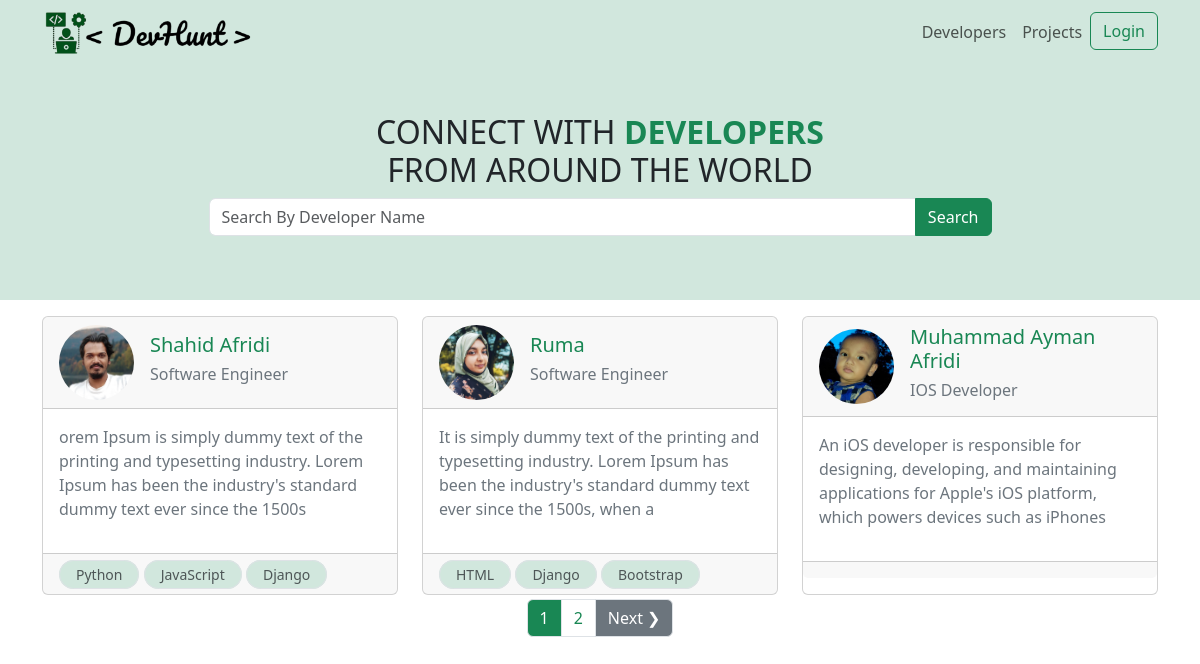
The app's page /, older data.
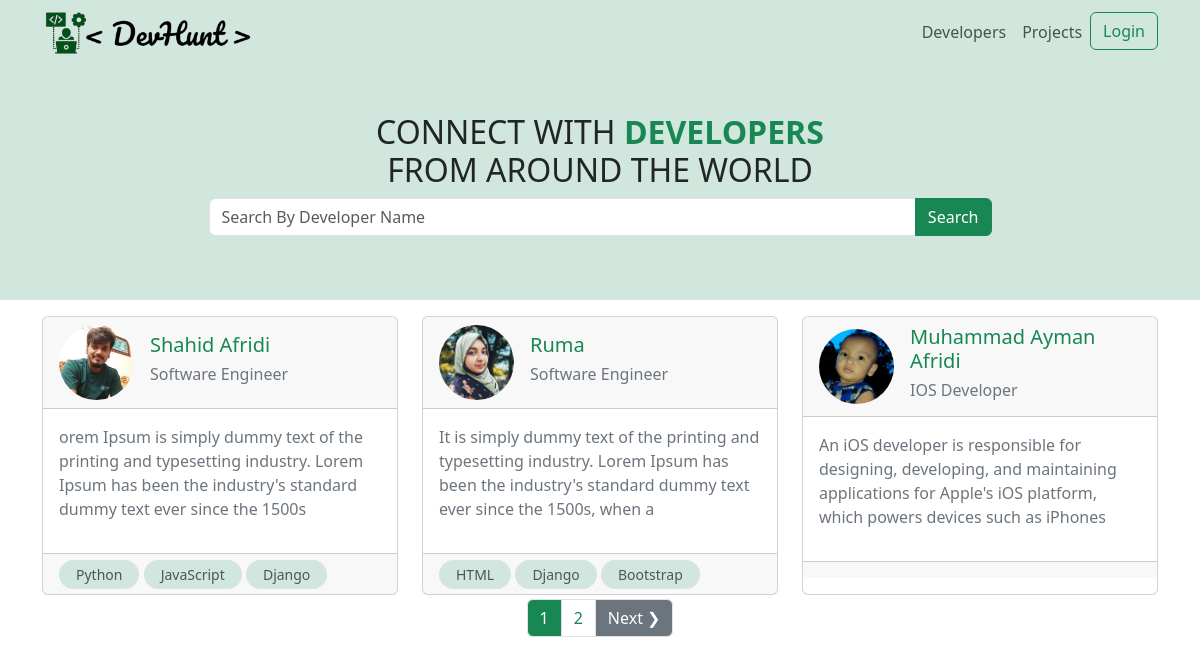
The same page, newer data.
### users/models.py (models this page shows, shortened)
class Profile(models.Model):
    user = models.OneToOneField(
        User, on_delete=models.CASCADE, blank=True, null=True)
    name = models.CharField(max_length=255, blank=True, null=True)
    email = models.EmailField(max_length=500, blank=True, null=True)
    username = models.CharField(max_length=255, blank=True, null=True)
    short_intro = models.CharField(max_length=200, blank=True, null=True)
    location = models.CharField(max_length=200, blank=True, null=True)
    bio = models.TextField(blank=True, null=True)
    profile_image = models.ImageField(
        blank=True, null=True, upload_to='profiles/', default='profiles/user-default.png')
    social_github = models.CharField(max_length=200, blank=True, null=True)
    social_twitter = models.CharField(max_length=200, blank=True, null=True)
    social_linkedin = models.CharField(max_length=200, blank=True, null=True)
    social_youtube = models.CharField(max_length=200, blank=True, null=True)
    social_website = models.CharField(max_length=200, blank=True, null=True)
    created_at = models.DateTimeField(auto_now_add=True)
    id = models.UUIDField(default=uuid.uuid4, unique=True,
                          primary_key=True, editable=False)
    class Meta:
        ordering = ['created_at']
    @property
    def imageURL(self):
        try:
            url = self.profile_image.url
        except:
            url = ''
        return url

class Skill(models.Model):
    owner = models.ForeignKey(
        Profile, on_delete=models.CASCADE, null=True, blank=True)
    name = models.CharField(max_length=200, blank=True, null=True)
    description = models.TextField(null=True, blank=True)
    created_at = models.DateTimeField(auto_now_add=True)
    id = models.UUIDField(default=uuid.uuid4, unique=True,
                          primary_key=True, editable=False)

### users/views.py (the view)
# urls.py: path('', views.profiles, name='profiles'),
def profiles(request):
    profiles, search_query = searchProfiles(request)
    profiles, custom_range, paginator = paginateProfiles(request, profiles, 3)
    context = {
        'profiles': profiles,
        'search_query': search_query,
        'custom_range': custom_range,
        'paginator': paginator
    }
    return render(request, 'users/profiles.html', context)

### users/utils.py (called while the page is built)
def searchProfiles(request):
    search_query = ''
    if request.GET.get('search_query'):
        search_query = request.GET.get('search_query')
    skills = Skill.objects.filter(name__icontains=search_query)
    profiles = Profile.objects.distinct().filter(
        Q(name__icontains=search_query) |
        Q(short_intro__icontains=search_query) |
        Q(skill__in=skills)
    )
    return profiles, search_query

def paginateProfiles(request, profiles, results):
    page = request.GET.get('page')
    paginator = Paginator(profiles, results)
    try:
        profiles = paginator.page(page)
    except PageNotAnInteger:
        page = 1
        profiles = paginator.page(page)
    except EmptyPage:
        page = paginator.num_pages
        profiles = paginator.page(page)
    leftIndex = (int(page)-4)
    if leftIndex < 1:
        leftIndex = 1
    rightIndex = (int(page)+5)
    if rightIndex > paginator.num_pages:
        rightIndex = paginator.num_pages + 1
    custom_range = range(leftIndex, rightIndex)
    return profiles, custom_range, paginator

### users/templates/users/profiles.html (shortened to what this page needs)
{% extends 'main.html' %}
{% block content %}
<div class=" bg-success-subtle">
    <div class='container text-center p-5'>
        <h2>CONNECT WITH <span class='text-success' style="font-weight: 800;">DEVELOPERS</span> <br> FROM AROUND THE WORLD</h2>
        <form id="searchForm" action="{% url 'profiles' %}" method="get">
            <div class="input-group mb-3 m-auto w-75">
                <input type="text" class="form-control" placeholder="Search By Developer Name" name="search_query" aria-label="Recipient's username" aria-describedby="button-addon2" value={{search_query}} >
                <input class="btn  btn-success" type="submit" value="Search" id="button-addon2">
            </div>
        </form>
    </div>
</div>
<div class="container mt-3">
    <div class="row row-cols-1 row-cols-md-3 g-4">
        {% for profile in profiles %}
        <div class="col ">
            <a class="text-decoration-none " href="{% url 'profile' profile.id %}" >
          <div class="card h-100 ">
            <div class='card-header'>
                <div class='d-flex align-items-center'>
                    <div>
                        <img src="{{ profile.imageURL}}" class="rounded-circle" style="width: 75px;" alt="Avatar" />
                    </div>
                    <div class='ps-3'>
                        <h5 class="text-success card-title ">{{profile.name}}</h5>
                        <h6 class='text-secondary'>{{ profile.short_intro }}</h6>
                    </div>
                </div>
            </div>
            <div class="card-body">
              <p class="text-secondary">
                {{ profile.bio|slice:"150" }}
              </p>
            </div>
            </a>
            <div class="card-footer">
                {% for skill in profile.skill_set.all|slice:"3" %}
                <small class="border border-1 py-1 px-3  bg-success-subtle text-body-secondary rounded-pill">{{skill.name}}</small>
                {% endfor %}
            </div>
          </div>
        </div>
        {% endfor %}
   {% include 'pagination.html' with queryset=profiles custom_range=custom_range %}
{% endblock content %}

### templates/main.html (shortened to what this page needs)
<!doctype html>
{% load static %}
<html lang="en">
  <head>
    <link href="https://cdn.jsdelivr.net/npm/bootstrap@5.3.0-alpha3/dist/css/bootstrap.min.css" rel="stylesheet">
    <link rel="stylesheet" href="https://cdnjs.cloudflare.com/ajax/libs/font-awesome/4.7.0/css/font-awesome.min.css">
    <link rel="stylesheet" href="{% static 'styles/main.css' %}">
  </head>
  <body>
    {% include 'navbar.html' %}
    <div class="">
        {% block content %}
        {% endblock content %}
  </body>
</html>

### templates/navbar.html (shortened to what this page needs)
{% load static %}
<nav class="navbar navbar-expand-lg bg-success-subtle">
  <div class="container">
    <a class="navbar-brand w-25 p-0 m-0" href="{% url 'profiles' %}">
      <img class="w-75" src="{% static 'images/logo.png' %}" alt="devHuntLogo">
    </a>
    <div class="collapse navbar-collapse" id="navbarTogglerDemo03">
      <ul class="navbar-nav ms-auto mb-2 mb-lg-0">
        <li class="nav-item ">
          <a class="nav-link" href="{% url 'profiles' %}">Developers</a>
        </li>
        <li class="nav-item">
          <a class="nav-link" href="{% url 'projects' %}">Projects</a>
        </li>
        <li class="nav-item">
          {% if request.user.is_authenticated %}
          <a class=" btn btn-outline-danger" href="{% url 'logout' %}">Logout</a>
          {% else %}
          <a class=" btn btn-outline-success " href="{% url 'login' %}">Login</a>
          {% endif %}
        </li>
      </ul>
    </div>
  </div>
</nav>

### templates/pagination.html (shortened to what this page needs)
{% if queryset.has_other_pages %}
<nav aria-label="...">
  <ul class="pagination justify-content-center mt-1">
    {% for page in custom_range %}
      {% if page == queryset.number %}
        <li class="page-item">
          <a class="page-link bg-success text-white disabled" href="?page={{page}}" data-page='{{page}}'>{{page}}</a>
        </li>
      {% else %}
        <li class="page-item">
          <a class="page-link text-success" href="?page={{page}}" data-page='{{page}}'>{{page}}</a>
        </li>
      {% endif %}
    {% endfor %}
    {% if queryset.has_next %}
      <li class="page-item">
        <a class="page-link bg-secondary text-white" href="?page={{queryset.next_page_number}}" data-page='{{queryset.next_page_number}}'>Next &#10095</a>
      </li>
    {% endif %}
  </ul>
</nav>
{% endif %}

Row changes from the older to the newer data that the page shows:
changed Profile "Shahid Afridi": imageURL: a different picture
